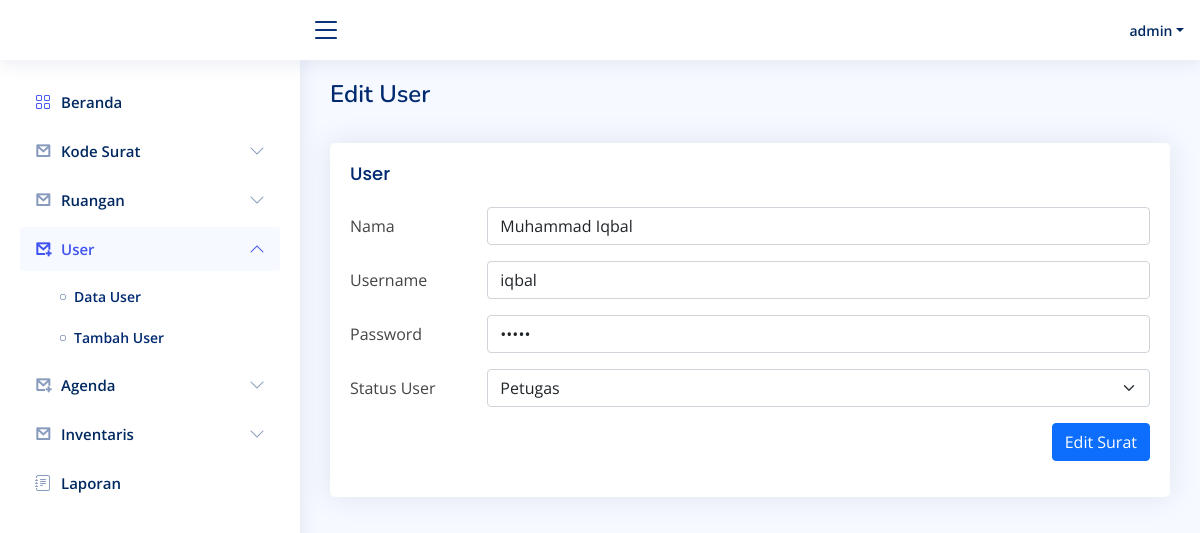
Screenshot of /index.php?page=user&item=edit_user&id_user=2 (signed in) with the database file from the repository.
### tables this page shows
CREATE TABLE `tabel_user` (
    id_user INT NOT NULL AUTO_INCREMENT,
    nama_user VARCHAR(255) NOT NULL,
    username_user VARCHAR(255) NOT NULL,
    password_user VARCHAR(255) NOT NULL,
    status_user ENUM('ADMIN', 'PETUGAS', 'PIMPINAN') NOT NULL,
    PRIMARY KEY(id_user)
);

### user/halaman_edit_user.php (the view, shortened to what this page needs)
<?php
if (isset($_GET['id_user'])) {
    require_once "koneksi.php";
    $sql = "SELECT * FROM tabel_user WHERE id_user=" . $_GET['id_user'];
    $result = $mysqli->query($sql);
    $row = $result->fetch_assoc();
} else
    echo "<script>" .
        "window.location.href='index.php?page=user&item=tampil_user';" .
        "</script>";
?>
<main id="main" class="main">
    <div class="pagetitle">
        <h1>Edit User</h1>
    </div>
    <br>
    <section class="section dashboard">
        <div class="card">
            <div class="card-body">
                <h5 class="card-title">User</h5>
                <form class="needs-validation" novalidate action="" method="POST" enctype="multipart/form-data">
                    <div class="row mb-3">
                        <label for="nama_user" class="col-sm-2 col-form-label">Nama</label>
                        <div class="col-sm-10">
                            <input type="text" class="form-control" id="nama_user" name="nama_user" required value="<?= $row['nama_user']; ?>">
                        </div>
                    </div>
                    <div class="row mb-3">
                        <label for="username_user" class="col-sm-2 col-form-label">Username</label>
                        <div class="col-sm-10">
                            <input type="text" class="form-control" id="username_user" name="username_user" required value="<?= $row['username_user']; ?>">
                        </div>
                    </div>
                    <div class="row mb-3">
                        <label for="password_user" class="col-sm-2 col-form-label">Password</label>
                        <div class="col-sm-10">
                            <input type="password" class="form-control" id="password_user" name="password_user" required value="<?= $row['password_user']; ?>">
                        </div>
                    </div>
                    <div class="row mb-3">
                        <label for="status_user" class="col-sm-2 col-form-label">Status User</label>
                        <div class="col-sm-10">
                            <select class="form-select" name="status_user" required>
                                <option <?= $row['status_user'] == 'PETUGAS' ? 'selected' : ''; ?> value="PETUGAS">Petugas</option>
                            </select>
                        </div>
                    </div>
                    <div class="row mb-3">
                        <div class="col-sm-12 justify-content-end d-flex">
                            <button type="submit" name="submit" class="btn btn-primary">Edit Surat</button>
                        </div>
                    </div>
                </form>
            </div>
        </div>
    </section>
</main>

### assets/css/style.css (style rules this page uses)
:root { scroll-behavior: smooth; }
body { font-family: "Open Sans", sans-serif; background: #f6f9ff; color: #444444; }
h1, h2, h3, h4, h5, h6 { font-family: "Nunito", sans-serif; }
#main { margin-top: 60px; padding: 20px 30px; transition: all 0.3s; }
.pagetitle { margin-bottom: 10px; }
.pagetitle h1 { font-size: 24px; margin-bottom: 0; font-weight: 600; color: #012970; }
.card { margin-bottom: 30px; border: none; border-radius: 5px; box-shadow: 0px 0 30px rgba(1, 41, 112, 0.1); overflow: hidden; }
.card-title { padding: 20px 0 15px 0; font-size: 18px; font-weight: 500; color: #012970; font-family: "Poppins", sans-serif; }
.card-body { padding: 0 20px 20px 20px; }
@media (min-width: 1200px) { #main, #footer { margin-left: 300px; } }

### rows the page displays
tabel_user: nama_user "Muhammad Iqbal", username_user "iqbal", status_user "Petugas"

### other values shown
$_SESSION['nama_user'] "admin"
